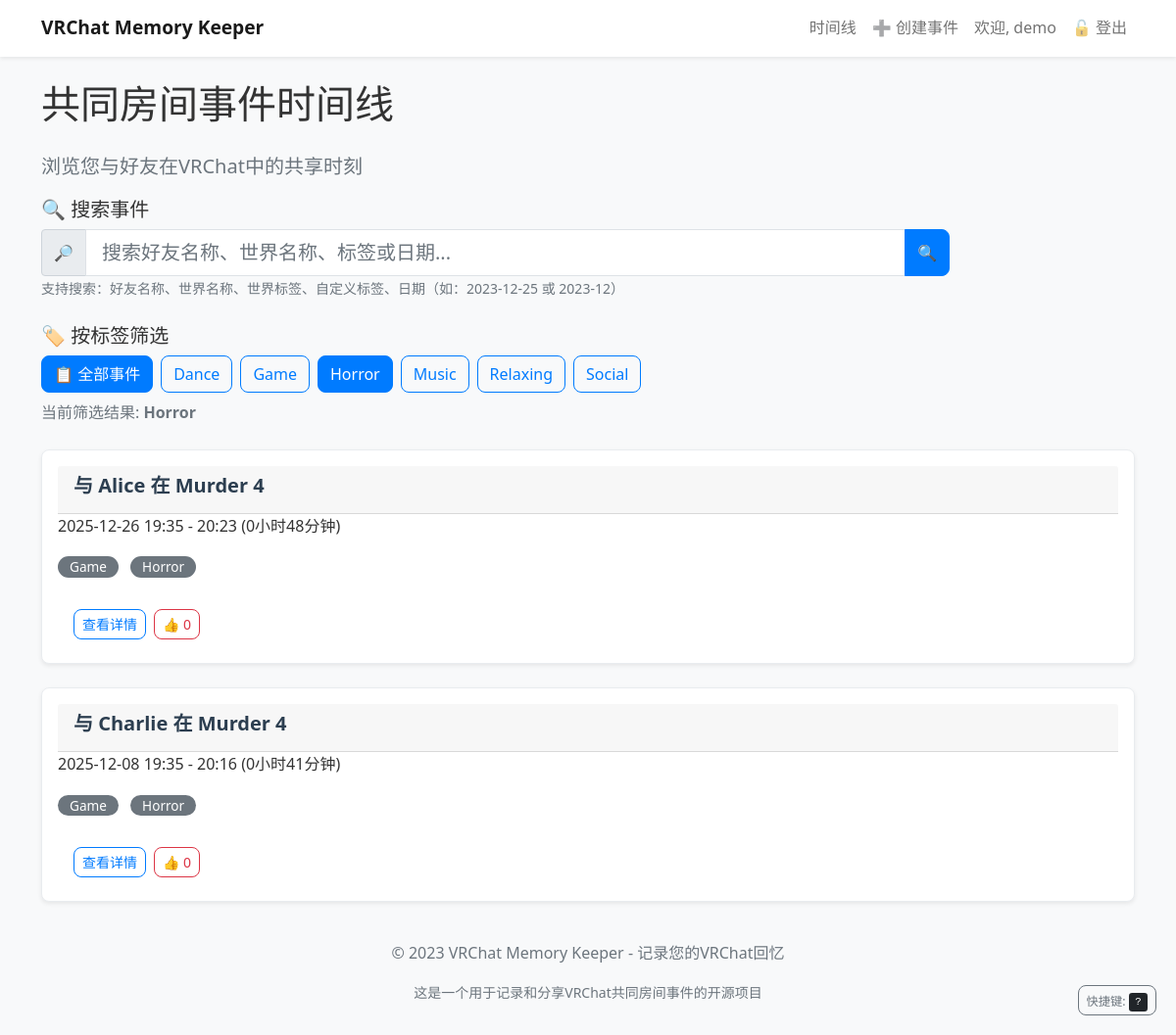
Page /?tag=Horror (signed in) on the earlier database version.
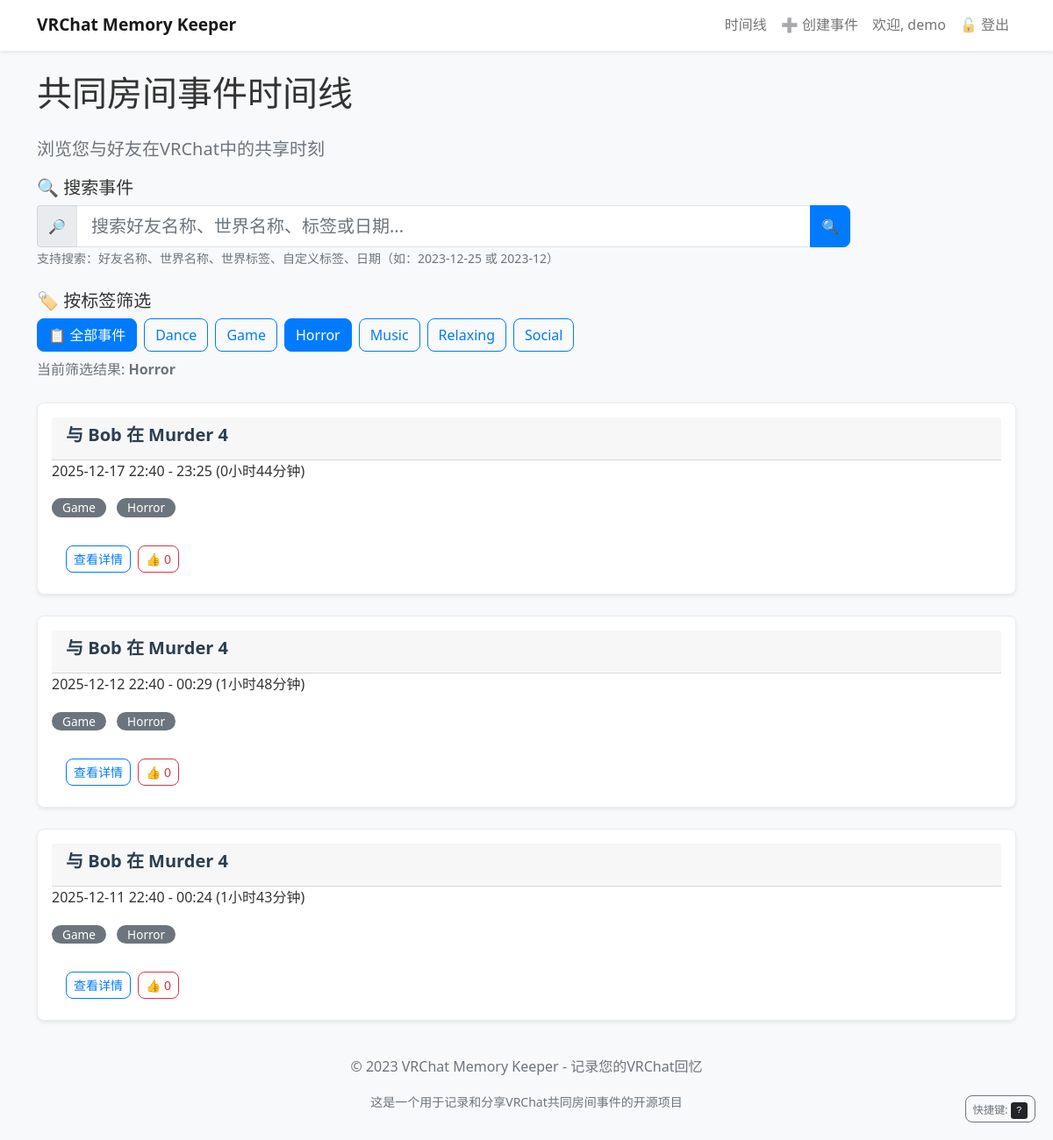
Same page on the later database version.
### app.py (models this page shows)
class SharedEvent(db.Model):
    id = db.Column(db.Integer, primary_key=True)
    user_id = db.Column(db.Integer, db.ForeignKey('user.id'), nullable=False)
    world_id = db.Column(db.Integer, db.ForeignKey('world.id'), nullable=False)
    friend_name = db.Column(db.String(80), nullable=False)
    start_time = db.Column(db.DateTime, nullable=False)
    end_time = db.Column(db.DateTime)
    duration = db.Column(db.Integer)  # 持续时间（秒）
    notes = db.Column(db.Text, nullable=True)  # 事件备注
    likes = db.Column(db.Integer, default=0)  # 点赞数
    custom_tags = db.relationship(
        'EventTag',
        backref='event',
        lazy=True,  # 懒加载
        cascade='all, delete-orphan'  # 级联删除
    )

class World(db.Model):
    id = db.Column(db.Integer, primary_key=True)
    world_name = db.Column(db.String(200), nullable=False)
    world_id = db.Column(db.String(100), unique=True)
    tags = db.Column(db.Text)  # 以逗号分隔的标签字符串
    events = db.relationship('SharedEvent', backref='world', lazy=True)

### app.py (the view, shortened to what this page needs)
@app.route('/')
@login_required
def index():
    all_unique_tags = get_all_unique_tags()
    selected_tag = request.args.get('tag')
    query = SharedEvent.query.filter_by(user_id=current_user.id)
    filtered_query = filter_events_by_tag(query, selected_tag)
    search_query = request.args.get('search')
    start_date = None
    end_date = None
    if start_date:
        from datetime import datetime
        filtered_query = filtered_query.filter(
            SharedEvent.start_time >= start_date)
    if end_date:
        from datetime import timedelta
        end_datetime = end_date + timedelta(days=1)
        filtered_query = filtered_query.filter(
            SharedEvent.start_time < end_datetime)
    events = filtered_query.order_by(SharedEvent.start_time.desc()).all()
    return render_template(
        'index.html',
        events=events,
        all_tags=all_unique_tags,
        selected_tag=selected_tag,
        search_query=search_query
    )

### app.py (called while the page is built)
@login_manager.user_loader
def load_user(user_id):
    return User.query.get(int(user_id))

def get_all_unique_tags():
    world_tags = set()
    worlds = World.query.all()
    for world in worlds:
        if world.tags:
            for tag in world.tags.split(','):
                world_tags.add(tag.strip())
    event_tags = set()
    all_event_tags = EventTag.query.all()
    for tag in all_event_tags:
        event_tags.add(tag.tag_name)
    return sorted(list(world_tags.union(event_tags)))

def filter_events_by_tag(event_query, selected_tag):
    if not selected_tag:
        return event_query
    tagged_worlds = World.query.filter(
        World.tags.like(f'%{selected_tag}%')).all()
    tagged_world_ids = [world.id for world in tagged_worlds]
    tagged_events = EventTag.query.filter_by(tag_name=selected_tag).all()
    tagged_event_ids = [tag.event_id for tag in tagged_events]
    return event_query.filter(
        (SharedEvent.world_id.in_(tagged_world_ids)) |
        (SharedEvent.id.in_(tagged_event_ids))
    )

@app.before_request
def before_request():
    global _db_initialized
    if not _db_initialized:
        init_db()
        _db_initialized = True

### templates/index.html (shortened to what the changed rows need)
{% extends 'base.html' %}
{% block content %}
    <header class="page-header" role="banner">
        <h1 class="mb-4">共同房间事件时间线</h1>
    </header>
    <section class="search-section mb-4" role="search" aria-labelledby="search-heading">
        <h2 id="search-heading" class="h5">🔍 搜索事件</h2>
    </section>
    <section class="tag-filter-section mb-4" role="region" aria-labelledby="filter-heading">
        <h2 id="filter-heading" class="h5">🏷️ 按标签筛选</h2>
        <div class="filter-controls" role="toolbar" aria-label="标签筛选工具">
            <div class="d-flex flex-wrap gap-2" role="list" aria-label="筛选标签列表">
                {% if selected_tag %}
                    <a href="{{ url_for('index') }}" class="btn btn-primary" role="button"
                       aria-label="显示全部事件" aria-pressed="false">
                        📋 全部事件
                    </a>
                {% else %}
                    <a href="{{ url_for('index') }}" class="btn btn-outline-primary active" role="button"
                       aria-label="显示全部事件（当前选中）" aria-pressed="true">
                        📋 全部事件
                    </a>
                {% endif %}
                {% if all_tags %}
                    {% for tag in all_tags %}
                        {% if selected_tag == tag %}
                            <a href="{{ url_for('index', tag=tag) }}" class="btn btn-primary" role="button"
                               aria-label="筛选标签：{{ tag }}（当前选中）" aria-pressed="true">
                                {{ tag }}
                            </a>
                        {% else %}
                            <a href="{{ url_for('index', tag=tag) }}" class="btn btn-outline-primary" role="button"
                               aria-label="筛选标签：{{ tag }}" aria-pressed="false">
                                {{ tag }}
                            </a>
                        {% endif %}
                    {% endfor %}
                {% else %}
                    <span class="text-muted" aria-live="polite">暂无可用标签</span>
                {% endif %}
            </div>
        </div>
    </section>
    <section class="events-section" role="region" aria-labelledby="events-heading">
        {% if events %}
            <div class="row" role="list" aria-label="共同房间事件列表">
                {% for event in events %}
                    <div class="col-lg-12" role="listitem">
                        <article class="card event-card shadow-sm">
                            <div class="card-body">
                                <header class="card-header">
                                    <h3 class="card-title h5">
                                        与 <span class="friend-name">{{ event.friend_name }}</span>
                                        在 <span class="world-name">{{ event.world.world_name }}</span>
                                    </h3>
                                </header>
                                <div class="card-content">
                                    <p class="card-text event-time">
                                        <time datetime="{{ event.start_time.isoformat() }}">
                                            {{ event.start_time.strftime('%Y-%m-%d %H:%M') }}
                                        </time>
                                        -
                                        <time datetime="{{ event.end_time.isoformat() }}">
                                            {{ event.end_time.strftime('%H:%M') }}
                                        </time>
                                        <span class="duration">
                                            ({{ (event.duration // 3600) }}小时{{ (event.duration % 3600) // 60 }}分钟)
                                        </span>
                                    </p>
                                    {% if event.world.tags %}
                                        <div class="world-tags mb-2">
                                            {% for tag in event.world.tags.split(',') %}
                                                <span class="badge bg-secondary tag" aria-label="世界标签：{{ tag.strip() }}">
                                                    {{ tag.strip() }}
                                                </span>
                                            {% endfor %}
                                        </div>
                                    {% endif %}
                                </div>
                                <footer class="card-footer bg-transparent border-0 pt-3">
                                    <div class="d-flex gap-2" role="group" aria-label="事件操作">
                                        <a href="{{ url_for('event_detail', event_id=event.id) }}"
                                           class="btn btn-outline-primary btn-sm"
                                           aria-label="查看事件 {{ event.friend_name }} 在 {{ event.world.world_name }} 的详细信息">
                                            查看详情
                                        </a>
                                        <button class="like-btn btn btn-outline-danger btn-sm"
                                                data-event-id="{{ event.id }}"
                                                aria-label="为事件点赞，当前点赞数：{{ event.likes or 0 }}"
                                                aria-live="polite">
                                            👍 <span class="like-count">{{ event.likes or 0 }}</span>
                                        </button>
                                    </div>
                                </footer>
                            </div>
                        </article>
                    </div>
                {% endfor %}
            </div>
        {% endif %}
    </section>
{% endblock %}

Differences in the rows shown:
no longer on this page (row edited): SharedEvent: friend_name "Alice", world.world_name "Murder 4", start_time "2025-12-26 19:35", end_time "20:23", duration "0", (event.duration%3600)//60 "48", strip "Game" "Horror", likes "0"
no longer on this page (row edited): SharedEvent: friend_name "Charlie", world.world_name "Murder 4", start_time "2025-12-08 19:35", end_time "20:16", duration "0", (event.duration%3600)//60 "41", strip "Game" "Horror", likes "0"
now on this page (row edited): SharedEvent: friend_name "Bob", world.world_name "Murder 4", start_time "2025-12-17 22:40", end_time "23:25", duration "0", (event.duration%3600)//60 "44", strip "Game" "Horror", likes "0"
now on this page (row edited): SharedEvent: friend_name "Bob", world.world_name "Murder 4", start_time "2025-12-12 22:40", end_time "00:29", duration "1", (event.duration%3600)//60 "48", strip "Game" "Horror", likes "0"
now on this page (row edited): SharedEvent: friend_name "Bob", world.world_name "Murder 4", start_time "2025-12-11 22:40", end_time "00:24", duration "1", (event.duration%3600)//60 "43", strip "Game" "Horror", likes "0"
